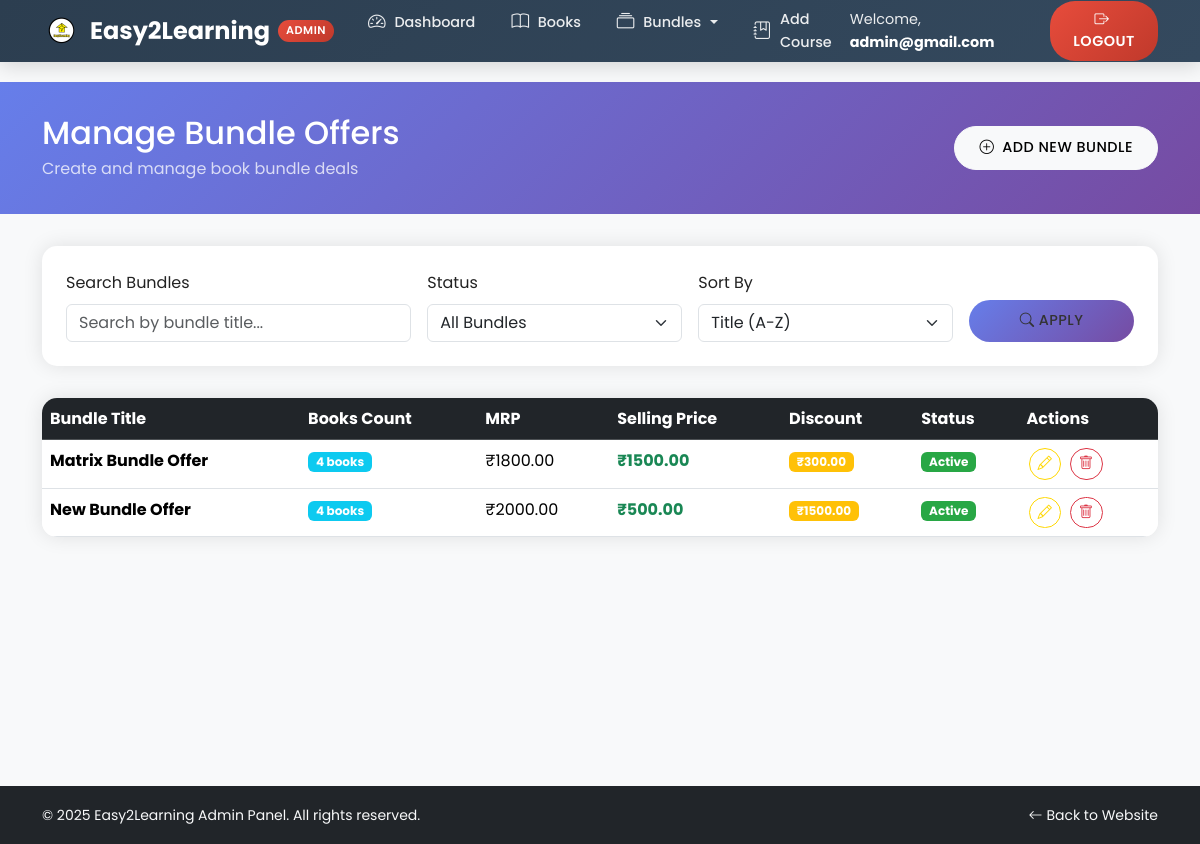
Page /admin/manage-bundles (signed in) on the committed database.
### models.py (models this page shows)
class BundleOffer(db.Model):
    __tablename__ = 'bundle_offers'
    id = db.Column(db.Integer, primary_key=True)
    title = db.Column(db.String(150), nullable=False)
    description = db.Column(db.Text, nullable=True)
    mrp = db.Column(db.Float, nullable=False)
    selling_price = db.Column(db.Float, nullable=False)
    discount_type = db.Column(db.String(20), nullable=False, default='percentage')  # 'percentage' or 'fixed'
    discount_value = db.Column(db.Float, nullable=False, default=0.0)
    is_active = db.Column(db.Boolean, default=True)
    created_at = db.Column(db.DateTime, default=utc_now)
    updated_at = db.Column(db.DateTime, default=utc_now, onupdate=utc_now)
    books = db.relationship(
        'Book',
        secondary=bundle_books,
        backref=db.backref('bundles', lazy='dynamic')
    )

### admin_routes.py (the view)
@admin_bp.route('/manage-bundles')
@admin_login_required
def manage_bundles():
    search = request.args.get('search', '')
    status_filter = request.args.get('status', 'all')
    sort_by = request.args.get('sort', 'title')
    sort_order = request.args.get('order', 'asc')
    query = BundleOffer.query.options(joinedload(BundleOffer.books))
    if search:
        query = query.filter(BundleOffer.title.ilike(f'%{search}%'))
    if status_filter == 'active':
        query = query.filter(BundleOffer.is_active == True)
    elif status_filter == 'inactive':
        query = query.filter(BundleOffer.is_active == False)
    if sort_by == 'title':
        if sort_order == 'desc':
            query = query.order_by(BundleOffer.title.desc())
        else:
            query = query.order_by(BundleOffer.title.asc())
    elif sort_by == 'price':
        if sort_order == 'desc':
            query = query.order_by(BundleOffer.selling_price.desc())
        else:
            query = query.order_by(BundleOffer.selling_price.asc())
    elif sort_by == 'created':
        if sort_order == 'desc':
            query = query.order_by(BundleOffer.created_at.desc())
        else:
            query = query.order_by(BundleOffer.created_at.asc())
    bundles = query.all()
    return render_template('admin/manage_bundles.html', bundles=bundles,
                         search=search, status_filter=status_filter,
                         sort_by=sort_by, sort_order=sort_order)

### admin_routes.py (called while the page is built)
def admin_login_required(f):
    from functools import wraps
    @wraps(f)
    def decorated_function(*args, **kwargs):
        if 'admin_id' not in session:
            flash('Please log in as admin to access this page.', 'danger')
            return redirect(url_for('admin.login'))
        return f(*args, **kwargs)
    return decorated_function

### templates/admin/manage_bundles.html (shortened to what this page needs)
{% extends 'admin_base.html' %}
{% block extra_css %}
<link rel="stylesheet" href="https://cdnjs.cloudflare.com/ajax/libs/bootstrap-icons/1.10.0/font/bootstrap-icons.min.css">
{% endblock %}
{% block content %}
<div class="dashboard-header">
  <div class="container">
    <div class="d-flex justify-content-between align-items-center">
      <div>
        <h1 class="h2 mb-1">Manage Bundle Offers</h1>
        <p class="mb-0 opacity-75">Create and manage book bundle deals</p>
      </div>
      <a href="{{ url_for('admin.add_bundle') }}" class="btn btn-light btn-lg">
        <i class="bi bi-plus-circle me-2"></i>Add New Bundle
      </a>
    </div>
  </div>
</div>
<div class="container">
  <div class="search-filter-card">
    <form method="GET" class="row g-3">
      <div class="col-md-4">
        <label for="search" class="form-label">Search Bundles</label>
        <input type="text" class="form-control" id="search" name="search"
               value="{{ search }}" placeholder="Search by bundle title...">
      </div>
      <div class="col-md-3">
        <label for="status" class="form-label">Status</label>
        <select class="form-select" id="status" name="status">
          <option value="all" {% if status_filter == 'all' %}selected{% endif %}>All Bundles</option>
        </select>
      </div>
      <div class="col-md-3">
        <label for="sort" class="form-label">Sort By</label>
        <select class="form-select" id="sort" name="sort">
          <option value="title" {% if sort_by == 'title' %}selected{% endif %}>Title (A-Z)</option>
        </select>
      </div>
      <div class="col-md-2 d-flex align-items-end">
        <button type="submit" class="btn btn-primary w-100">
          <i class="bi bi-search me-1"></i>Apply
        </button>
      </div>
    </form>
  </div>
  <div class="table-container">
    {% if bundles %}
    <div class="table-responsive">
      <table class="table table-hover mb-0">
        <thead class="table-dark">
          <tr>
            <th>Bundle Title</th>
            <th>Books Count</th>
            <th>MRP</th>
            <th>Selling Price</th>
            <th>Discount</th>
            <th>Status</th>
            <th>Actions</th>
          </tr>
        </thead>
        <tbody>
          {% for bundle in bundles %}
          <tr>
            <td>
              <div>
                <strong>{{ bundle.title[:50] }}{% if bundle.title|length > 50 %}...{% endif %}</strong>
              </div>
            </td>
            <td>
              <span class="badge bg-info">{{ bundle.books|length }} books</span>
            </td>
            <td>₹{{ "%.2f"|format(bundle.mrp) }}</td>
            <td>
              <strong class="text-success">₹{{ "%.2f"|format(bundle.selling_price) }}</strong>
            </td>
            <td>
              {% if bundle.discount_type == 'percentage' %}
                <span class="badge bg-warning">{{ "%.1f"|format(bundle.discount_value) }}%</span>
              {% else %}
                <span class="badge bg-warning">₹{{ "%.2f"|format(bundle.discount_value) }}</span>
              {% endif %}
            </td>
            <td>
              {% if bundle.is_active %}
                <span class="badge badge-active">Active</span>
              {% else %}
                <span class="badge badge-inactive">Inactive</span>
              {% endif %}
            </td>
            <td>
              <div class="action-buttons">
                <a href="{{ url_for('admin.edit_bundle', bundle_id=bundle.id) }}"
                   class="btn btn-sm btn-outline-primary" title="Edit Bundle">
                  <i class="bi bi-pencil"></i>
                </a>
                <button class="btn btn-sm btn-outline-danger"
                        data-bs-toggle="modal"
                        data-bs-target="#deleteModal{{ bundle.id }}"
                        title="Delete Bundle">
                  <i class="bi bi-trash"></i>
                </button>
              </div>
            </td>
          </tr>
          {% endfor %}
        </tbody>
      </table>
    </div>
    {% endif %}
  </div>
</div>
{% endblock %}

### static/css/style.css (style rules this page uses)
:root { --primary: #FFD700; --primary-light: #e9e7dc; --primary-dark: #E6C200; --secondary:#333333 ; --secondary-light: #444444; --secondary-dark: #222222; --white: #FFFFFF; --light-gray: #F5F5F5; --medium-gray: #E0E0E0; --text-dark: #222222; --text-light: #666666; --transition: all 0.3s ease; --shadow-sm: 0 2px 4px rgba(0, 0, 0, 0.1); --shadow: 0 4px 6px rgba(0, 0, 0, 0.1); --shadow-lg: 0 10px 15px rgba(0, 0, 0, 0.1); --border-radius: 8px; }
body { font-family: 'Poppins', sans-serif; color: var(--text-dark); background-color: var(--light-gray); line-height: 1.6; overflow-x: hidden; }
.btn { border-radius: 30px; padding: 10px 24px; font-weight: 500; transition: var(--transition); text-transform: uppercase; letter-spacing: 0.5px; font-size: 0.9rem; }
.btn-primary { background-color: var(--primary); border-color: var(--primary); color: var(--secondary); }
.btn-outline-primary { border-color: var(--primary); color: var(--primary); }

### templates/admin/manage_bundles.html (style rules this page uses)
.dashboard-header { background: linear-gradient(135deg, #667eea 0%, #764ba2 100%); color: white; padding: 2rem 0; margin-bottom: 2rem; }
.btn-primary { background: linear-gradient(135deg, #667eea 0%, #764ba2 100%); border: none; }
.table-container { background: white; border-radius: 15px; box-shadow: 0 0 20px rgba(0,0,0,0.1); overflow: hidden; }
.search-filter-card { background: white; border-radius: 15px; box-shadow: 0 0 20px rgba(0,0,0,0.1); padding: 1.5rem; margin-bottom: 2rem; }
.badge-active { background-color: #28a745; }
.action-buttons .btn { margin: 0 2px; padding: 0.25rem 0.5rem; }

### rows in the picture
BundleOffer: title "Matrix Bundle Offer", books|length "4", mrp "1800.00", selling_price "1500.00", discount_value "300.00", is_active "Active"
BundleOffer: title "New Bundle Offer", books|length "4", mrp "2000.00", selling_price "500.00", discount_value "1500.00", is_active "Active"

### other values in the picture
{{ session.get('admin_email', 'Admin') }} "admin@gmail.com"
